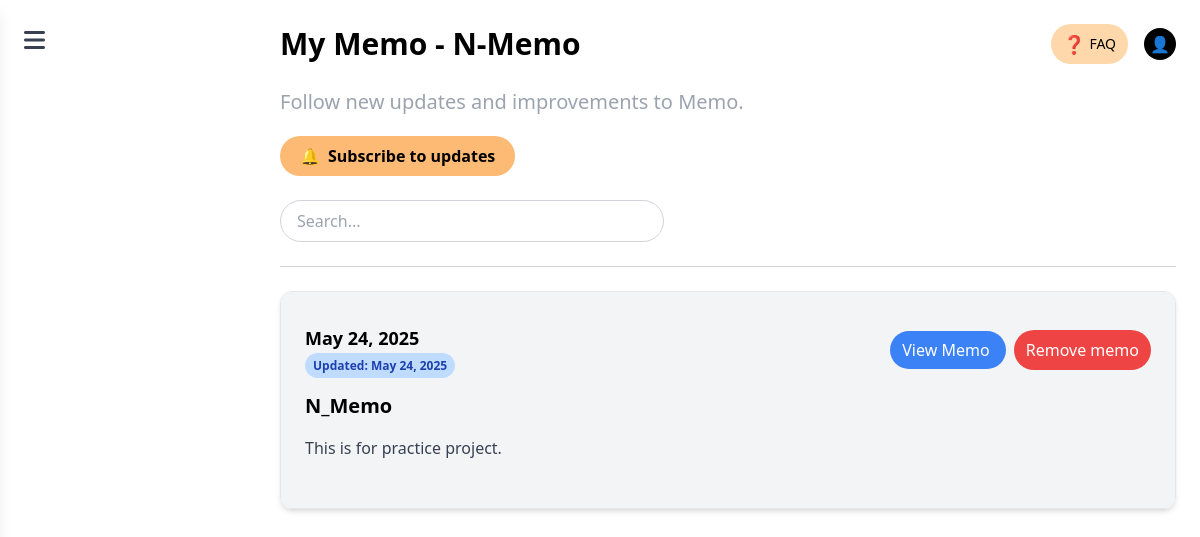
Before: /my_memo/ with the older database file.
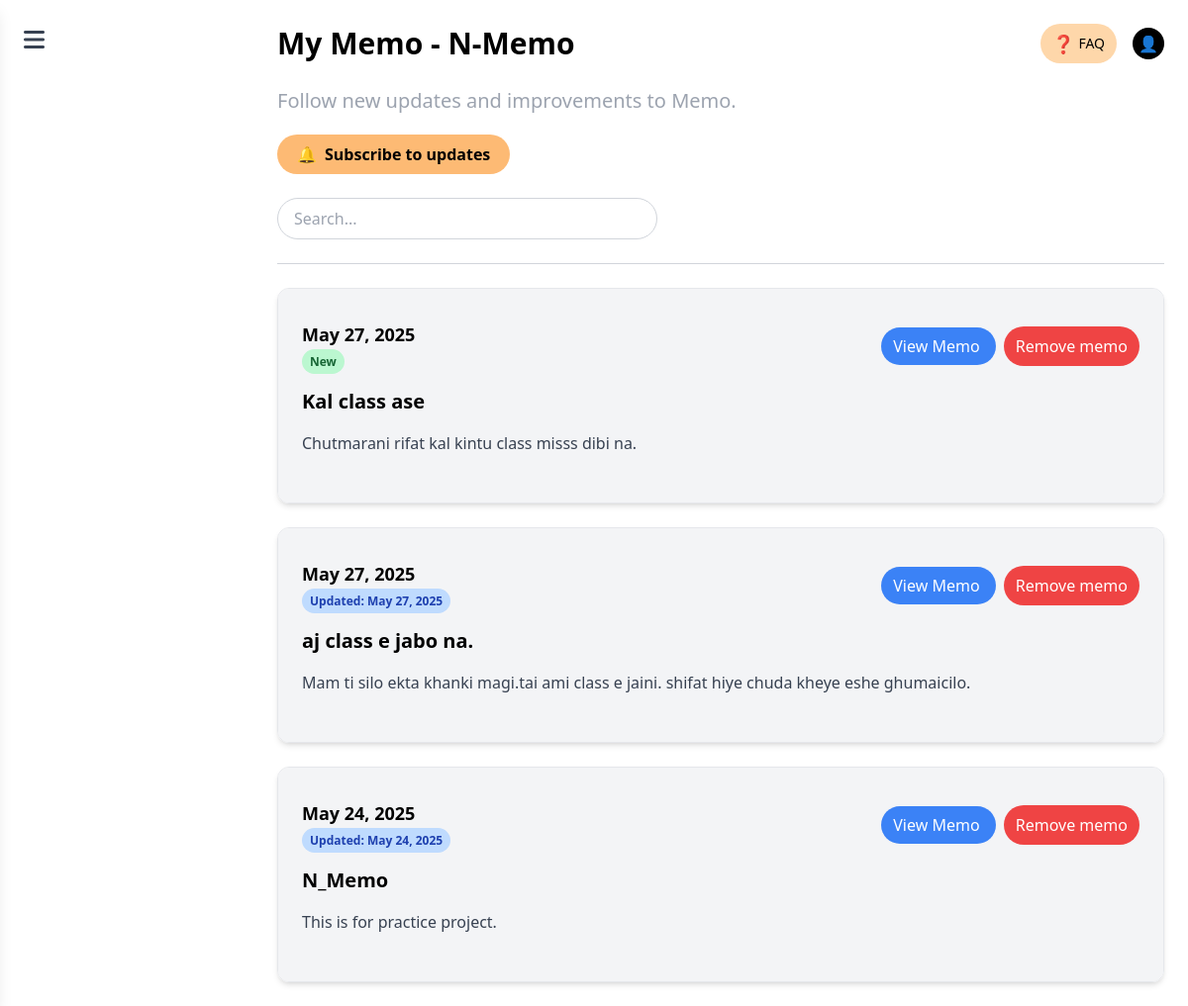
After: the same page with the newer database file.
### models/m_model.py (models this page shows)
class Memo(Base):
    __tablename__ = "memos"
    id = Column(Integer, primary_key=True, index=True)
    title = Column(String, index=True)
    content = Column(String)
    created_at = Column(DateTime(timezone=True), server_default=func.now())
    updated_at = Column(DateTime(timezone=True))

### main.py (the view)
@app.get("/my_memo/", response_class=HTMLResponse)
async def my_memo_page(request: Request, db: Session = Depends(get_db)):
    memos_data = (
        db.query(m_model.Memo).order_by(m_model.Memo.created_at.desc()).limit(25).all()
    )
    validated_memos = [
        m_schema.SMemoUpdateResponse.model_validate(memo) for memo in memos_data
    ]
    context = {
        "request": request,
        "title": "My Memo - N-Memo",
        "memos": validated_memos,
    }
    return template.TemplateResponse("mymemo.html", context)

### templates/mymemo.html (shortened to what this page needs)
<!DOCTYPE html>
<html lang="en">
<head>
  <script src="https://cdn.tailwindcss.com"></script>
  <link rel="stylesheet" href="https://cdnjs.cloudflare.com/ajax/libs/font-awesome/6.5.2/css/all.min.css"
 />
</head>
<body class="bg-white font-sans text-black">
  <main class="px-6 py-6 max-w-6xl mx-auto lg:ml-64">
    <div class="flex justify-between items-center mb-6">
      <h1 class="text-3xl font-bold">{{title}}</h1>
      <div class="flex items-center space-x-4">
        <button
          class="bg-orange-200 text-black text-sm font-medium px-3 py-1.5 rounded-full flex items-center space-x-1">
          <span class="text-lg">❓</span>
          <span>FAQ</span>
        </button>
        <div class="w-8 h-8 bg-black rounded-full flex items-center justify-center text-white">
          <span>👤</span>
        </div>
      </div>
    </div>
    <h4 class="text-gray-400 text-xl mb-5">
      Follow new updates and improvements to Memo.
    </h4>
    <button class="bg-orange-300 text-black font-semibold px-5 py-2 rounded-full mb-6 flex items-center space-x-2">
      <span>🔔</span>
      <span>Subscribe to updates</span>
    </button>
    <div class="mb-6">
      <input type="text" placeholder="Search..."
        class="w-full max-w-sm px-4 py-2 border border-gray-300 rounded-full focus:outline-none" />
    </div>
    <hr class="mb-6 border-gray-300" />
    <div class="space-y-6">
      {% if memos %}
      {% for memo in memos %}
      <div class="rounded-xl overflow-hidden border border-gray-200 shadow-md">
        <div class="bg-gray-100 px-6 py-8">
          <div class="flex justify-between space-x-3 mb-4 items-center">
            <div>
              <p class="font-bold text-lg">
                {{ memo.created_at.strftime('%b %d, %Y') }}
              </p>
              {% if memo.updated_at %}
              <span class="bg-blue-200 text-blue-800 text-xs font-semibold px-2 py-1 rounded-full">Updated: {{
                memo.updated_at.strftime('%b %d, %Y') }}</span>
              {% else %}
              <span class="bg-green-200 text-green-800 text-xs font-semibold px-2 py-1 rounded-full">New</span>
              {% endif %}
            </div>
            <div>
              <a href="/memo_detail/{{ memo.id }}"
                class="py-2 px-3 bg-blue-500 rounded-3xl text-white hover:bg-blue-600 mr-2">
                View Memo
              </a>
              <button class="py-2 px-3 bg-red-500 rounded-3xl text-white hover:bg-red-600">
                Remove memo
              </button>
            </div>
          </div>
          <a href="/memo_detail/{{ memo.id }}" class="hover:underline">
            <h2 class="text-xl font-bold mb-4">{{ memo.title }}</h2>
          </a>
          <p class="text-gray-700 mb-4">{{ memo.content | truncate(150, true, '...') }}</p>
        </div>
      </div>
      {% endfor %}
      {% endif %}
    </div>
  </main>
</body>
</html>

Changed rows visible on the page:
added Memo: created_at "May 27, 2025", shows "New", title "Kal class ase", content "Chutmarani rifat kal kintu class misss dibi na."
added Memo: created_at "May 27, 2025", updated_at "May 27, 2025", title "aj class e jabo na.", content "Mam ti silo ekta khanki magi.tai ami class e jaini. shifat hiye chuda kheye eshe ghumaicilo."
